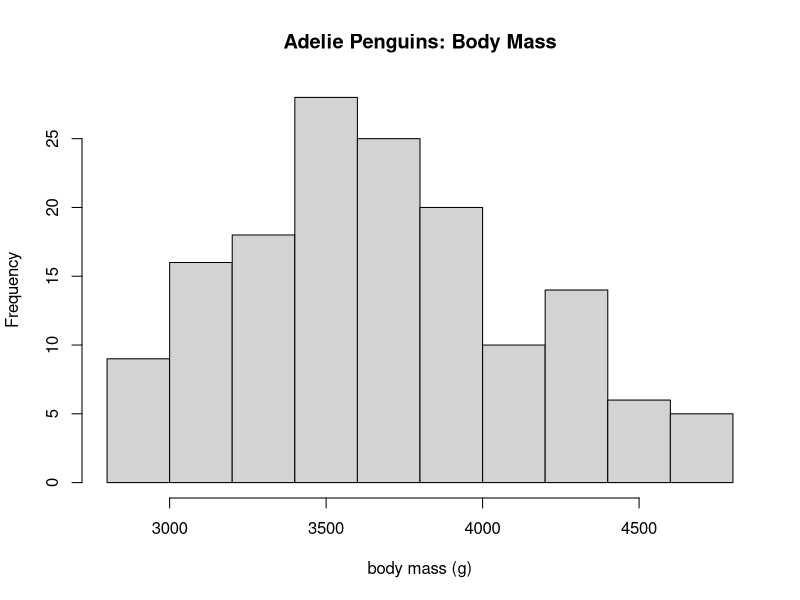
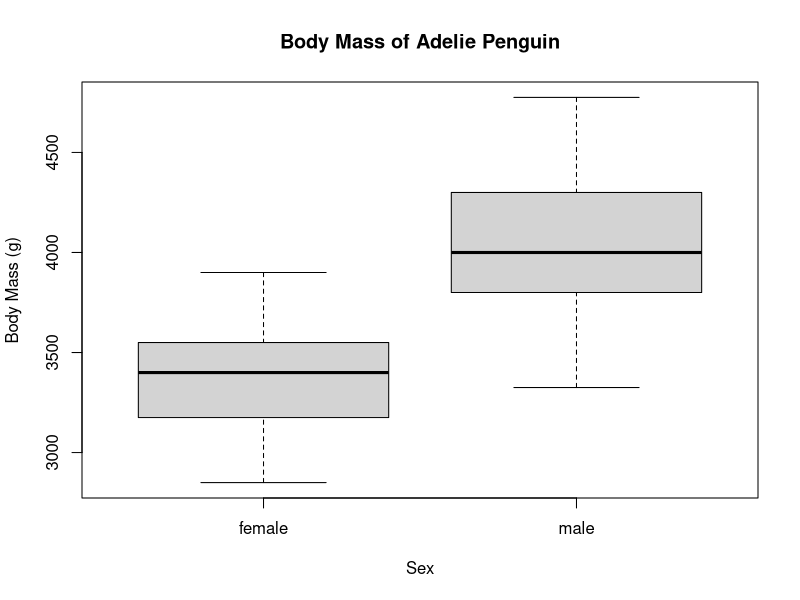

The R script that drew these images, in order: (Note: this script raises an error after producing the figures.)
#Using chinstrap penguin data create a dataset containing only the Adelie penguins:
require(palmerpenguins)
dat_ade = droplevels(subset(penguins, species == "Adelie"))

#Histogram
hist(dat_ade$body_mass_g, main = "Adelie Penguins: Body Mass", xlab = "body mass (g)")

# ---- Question 1 ---- 
#Create separate boxplots body mass for male and female Adelie penguins. boxplots
#dont have to be in same panel. Show the R-code you used to make the plots.

boxplot(body_mass_g ~ sex,
        data = dat_ade,
        main = "Body Mass of Adelie Penguin",
        xlab = "Sex",
        ylab = "Body Mass (g)")

# ---- Question 2 ----
#Perform a one-sample t-test of the alternative hypothesis that female Adelie 
#penguins have a body mass different from zero grams. Note that this is a very 
#silly alternative hypothesis. Is this a one- or two-tailed test? Show your R-code.

dat_ade_fem = droplevels(subset(penguins, species == "Adelie", sex))

t.test(dat_ade$body_mass_g, mu=0)

t.test(dat_ade_fem$body_mass_g, y = NULL, alternative = "greater", mu = 0, conf.level = 0.95)

#One Sample t-test

#data:  dat_ade_fem$body_mass_g
#t = 106.85, df = 72, p-value < 2.2e-16
#alternative hypothesis: true mean is not equal to 0
#95 percent confidence interval:
  #3305.985 3431.687
#sample estimates:
  #mean of x 
#3368.836 


# ---- Question 3 ----
#Describe your conclusions based on the p-value of the t-test.

#Based on the results of the t test, our conclusion is that if the alternative 
#hypothesis is true, we can expect to see a penguin body mass that is zero in 
#less than 2.2e-14% of the time. In other words it would be extremely unlikely 
#that we see a penguin with a body mass that is zero


# ---- Question 4 ----
#Now, conduct a slightly less silly test: perform a one-sample t-test of the null 
#hypothesis that male Adelie penguins have a mean body mass greater than 4000 
#grams. Is this a one- or two-tailed test?

#This would be a one tailed test,  specified in R as alternative = “greater”


# ---- Question 5 ----
#Describe your conclusions based on the p-value of the t-test.

#data:  ade_male$body_mass_g
#t = 1.0715, df = 72, p-value = 0.1438
#alternative hypothesis: true mean is greater than 4000

#Based on p-value of 0.144 we would fail to reject the null hypothesis. A p value 
#this high indicates that if we were to keep pulling samples from our population ~14%
#of the time they would indicate a true population mean of less than 4000g. 


# ---- Question 6 ----
#Conduct a two-sample t-test of the alternative hypothesis that male and female 
#Adelie penguins have different mean body masses. Show your r-code.

t.test(dat_ade_fem$body_mass_g, dat_ade_male$body_mass_g, alternative = "two.sided", mu = 0, conf.level = .95)

#Welch Two Sample t-test

#data:  dat_ade_fem$body_mass_g and dat_ade_male$body_mass_g
#t = -13.126, df = 135.69, p-value < 2.2e-16
#alternative hypothesis: true difference in means is not equal to 0
#95 percent confidence interval:
#  -776.3012 -573.0139
#sample estimates:
#  mean of x mean of y 
#3368.836  4043.493 


# ---- Question 7 ----
#Describe your conclusions based on the p-value of the t-test.

#Based on the very low p value we conclude that male and females do have
#different mean body masses.


# ---- Question 8 ----
#Conduct a two-sample (one-tailed) t-test of the directional alternative hypothesis 
#that male Adelie penguins are heavier than females

t.test(dat_ade_male$body_mass_g, dat_ade_fem$body_mass_g, alternative = "greater", mu = 0, conf.level = .95)

#Welch Two Sample t-test

#data:  dat_ade_male$body_mass_g and dat_ade_fem$body_mass_g
#t = 13.126, df = 135.69, p-value < 2.2e-16
#alternative hypothesis: true difference in means is greater than 0
#95 percent confidence interval:
#  589.5351      Inf
#sample estimates:
#  mean of x mean of y 
#4043.493  3368.836 


# ---- Question 9 ----
#Conduct a two-sample (one-tailed) t-test of the directional alternative 
#hypothesis that male Adelie penguins are heavier than females.

t.test(dat_ade_male$body_mass_g, dat_ade_fem$body_mass_g, alternative = "less", mu = 0, conf.level = .95)

#Welch Two Sample t-test

#data:  dat_ade_male$body_mass_g and dat_ade_fem$body_mass_g
#t = 13.126, df = 135.69, p-value = 1
#alternative hypothesis: true difference in means is less than 0
#95 percent confidence interval:
#  -Inf 759.78
#sample estimates:
#  mean of x mean of y 
#4043.493  3368.836 


# ---- Question 10 ----
#Explain why the p-values are so drastically different in the two directions.

#The p values are so drastically different because the two inquiries are opposites.
#In the first (Q8) we are testing whether or not males are heavier than females and 
#in the second (Q9) we are testing whether or not males are lighter than females. 
#Given that we can only expect one of these to be true, if one of those has sufficient 
#evidence as supported by a low p value, we can expect that the opposite inquiry is 
#likely to lack sufficient evidence and therefore have a very high p value. Given that
#we have a decimal number (.00000000000000022) for the first p value and the highest
#possible p value for the second (1) we can see that this is the case.

.




